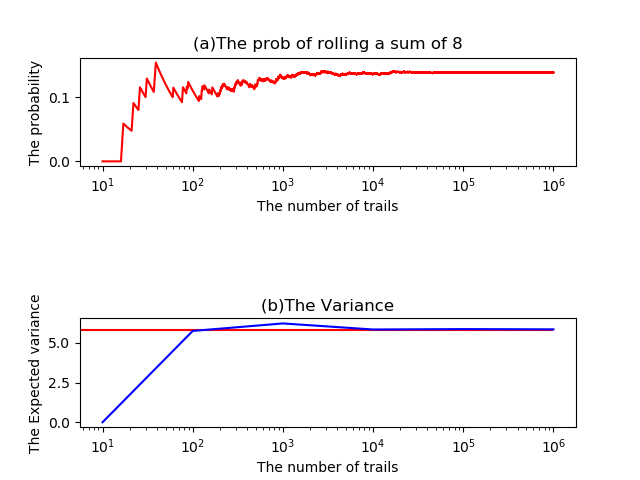

Write the Python code that produced this figure.
import numpy as np
import matplotlib.pyplot as plt
import math

#Declear useful variables
exp = 6
nTrials = int(math.pow(10,6))
event8 = 0
x = []
y = []
sum1 = []
x2 = []
Sample_var = []
for t in range(10,nTrials+1):
    t1 = np.random.randint(1,7)
    t2 = np.random.randint(1,7)
    sum1.append(t1 + t2)
    if((t1+t2) == 8):
        event8 += 1
    prob = event8 / t
    y.append(prob)
    x.append(t)
    for i in range(1,exp+1):
        if(t==math.pow(10,i)):
            print("yes",t)
            x2.append(t)
            Sample_var.append(np.var(sum1))

sum2 = []
for i in range(1,exp+1):
    for j in range(1,exp+1):
        sum2.append(i+j)
Expected_var = np.var(sum2)    

plt.subplot(3,1,1)
plt.plot(x,y,c="red", label='The prob to get 8')
plt.xlabel("The number of trails")
plt.ylabel("The probability")
plt.xscale("log")
plt.title("(a)The prob of rolling a sum of 8")

plt.subplot(3,1,3)
plt.hlines(Expected_var,0,nTrials, color="red", label='The Expected variance')
plt.plot(x2,Sample_var,c="blue", label='The Sample variance')
plt.xlabel("The number of trails")
plt.ylabel("The Expected variance")
plt.xscale("log")
plt.title("(b)The Variance")

plt.show()
